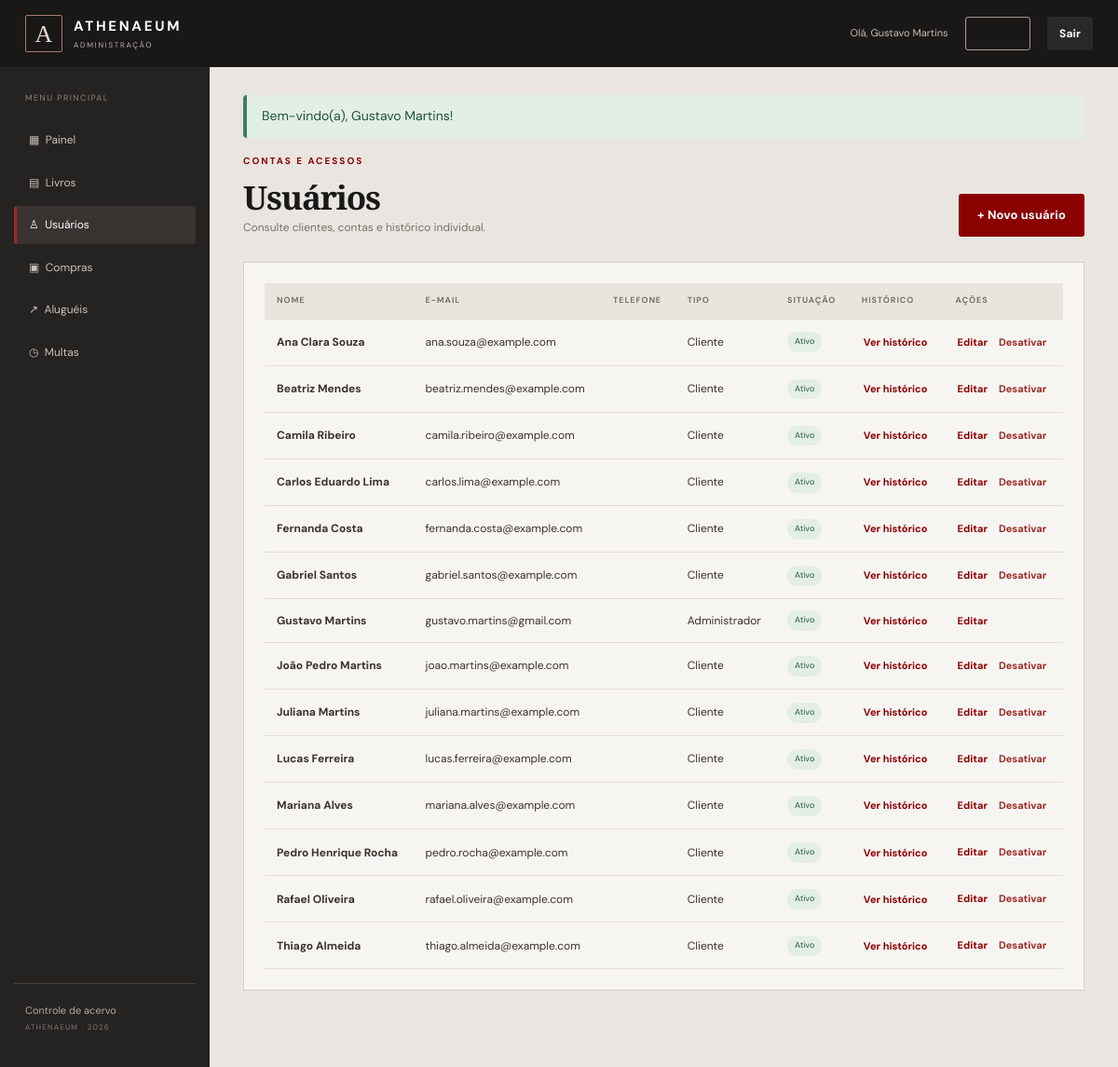
The page /admin/index.php?secao=usuarios (signed in) on the database its author committed.
### tables this page shows
CREATE TABLE usuarios (
 id INT AUTO_INCREMENT PRIMARY KEY,
 nome VARCHAR(120) NOT NULL,
 email VARCHAR(160) NOT NULL UNIQUE,
 telefone VARCHAR(30) NULL,
 senha VARCHAR(255) NOT NULL,
 tipo ENUM('admin','usuario') NOT NULL DEFAULT 'usuario',
 ativo TINYINT(1) NOT NULL DEFAULT 1,
 criado_em DATETIME NOT NULL DEFAULT CURRENT_TIMESTAMP
);

### admin/index.php (called while the page is built, shortened)
<?php
require_once __DIR__.'/core/bootstrap.php';require_admin();
$secao=(string)($_GET['secao']??'painel');$permitidas=['painel','livros','livro_form','usuarios','usuario_form','usuario_detalhes','compras','alugueis','multas'];if(!in_array($secao,$permitidas,true))$secao='painel';
$L=new Livro();$U=new Usuario();$C=new Compra();$A=new Aluguel();$M=new Multa();$pdo=db();
$livros=$L->listarTodos();$usuarios=$U->listar();$compras=$C->listar();$alugueis=$A->listar();$multas=$M->listar();
include __DIR__.'/partials/admin_header.php';
$view=__DIR__.'/views/admin/'.$secao.'.php';include $view;
include __DIR__.'/partials/admin_footer.php';

### admin/core/bootstrap.php (called while the page is built, shortened)
<?php
require_once __DIR__.'/../config/conexao.php';
require_once __DIR__.'/../dao/UsuarioDAO.php';
require_once __DIR__.'/../models/Usuario.php';
function url(string $path=''): string { return BASE_URL.'/'.ltrim($path,'/'); }
function h($v): string { return htmlspecialchars((string)$v, ENT_QUOTES, 'UTF-8'); }
function flash(string $key, ?string $message=null): ?string { if($message!==null){$_SESSION['flash'][$key]=$message;return null;} $v=$_SESSION['flash'][$key]??null; unset($_SESSION['flash'][$key]); return $v; }
function current_user(): ?array { return $_SESSION['usuario']??null; }

### admin/config/conexao.php (called while the page is built, shortened)
<?php
function db(): PDO {
    static $pdo = null;
    if ($pdo instanceof PDO) return $pdo;
    $host = '127.0.0.1'; $dbname = 'athenaeum_livraria'; $user = 'root'; $pass = '';
    try {
        $pdo = new PDO("mysql:host={$host};dbname={$dbname};charset=utf8mb4", $user, $pass, [
            PDO::ATTR_ERRMODE => PDO::ERRMODE_EXCEPTION,
            PDO::ATTR_DEFAULT_FETCH_MODE => PDO::FETCH_ASSOC,
            PDO::ATTR_EMULATE_PREPARES => false,
        ]);
        return $pdo;
    } catch (PDOException $e) {
        error_log('Falha PDO: '.$e->getMessage());
        http_response_code(500);
        exit('Não foi possível conectar ao banco Athenaeum. Confira se o MySQL está ativo e se banco.sql foi importado.');
    }
}

### admin/models/Usuario.php (called while the page is built)
<?php
class Usuario { private UsuarioDAO $dao; public function __construct(){ $this->dao=new UsuarioDAO(db()); }
 public function listar():array{return $this->dao->listar();} public function buscarPorId(int $id):?array{return $this->dao->buscarPorId($id);} public function autenticar(string $e,string $s):?array{return $this->dao->autenticar($e,$s);} public function cadastrar(array $d):int{return $this->dao->cadastrar($d);} public function editar(int $id,array $d):bool{return $this->dao->editar($id,$d);} public function deletar(int $id):bool{return $this->dao->deletar($id);} }

### admin/dao/UsuarioDAO.php (called while the page is built, shortened)
<?php
class UsuarioDAO {
 public function listar(): array { return $this->pdo->query("SELECT id,nome,email,telefone,tipo,ativo,criado_em FROM usuarios ORDER BY nome")->fetchAll(); }
}

### admin/views/admin/usuarios.php (the view)
<div class="admin-page-title"><div><span class="eyebrow">CONTAS E ACESSOS</span><h1>Usuários</h1><p>Consulte clientes, contas e histórico individual.</p></div><a class="btn btn-red" href="<?= h(url('admin/index.php?secao=usuario_form')) ?>">+ Novo usuário</a></div><div class="admin-card"><div class="table-wrap"><table><thead><tr><th>Nome</th><th>E-mail</th><th>Telefone</th><th>Tipo</th><th>Situação</th><th>Histórico</th><th>Ações</th></tr></thead><tbody><?php foreach($usuarios as $u): ?><tr><td><b><?= h($u['nome']) ?></b></td><td><?= h($u['email']) ?></td><td><?= h($u['telefone']) ?></td><td><?= $u['tipo']==='admin'?'Administrador':'Cliente' ?></td><td><span class="status <?= $u['ativo']?'ativo':'cancelado' ?>"><?= $u['ativo']?'Ativo':'Desativado' ?></span></td><td><a class="link-button" href="<?= h(url('admin/index.php?secao=usuario_detalhes&id='.(int)$u['id'])) ?>">Ver histórico</a></td><td class="actions-cell"><a class="link-button" href="<?= h(url('admin/index.php?secao=usuario_form&id='.(int)$u['id'])) ?>">Editar</a><?php if($u['tipo']!=='admin' && $u['ativo']): ?><form method="post" action="<?= h(url('admin/controllers/acao.php')) ?>" onsubmit="return confirm('Desativar esta conta?')"><?= csrf_field() ?><input type="hidden" name="acao" value="delete_user"><input type="hidden" name="id" value="<?= (int)$u['id'] ?>"><button class="link-button danger-text">Desativar</button></form><?php endif; ?></td></tr><?php endforeach; ?></tbody></table></div></div>

### admin/partials/admin_header.php
<!doctype html><html lang="pt-BR"><head><meta charset="utf-8"><meta name="viewport" content="width=device-width,initial-scale=1"><title>Painel administrativo — Athenaeum</title><link rel="stylesheet" href="<?= h(url('public/css/estilo.css')) ?>"></head><body class="admin-body"><header class="admin-top"><a class="brand" href="<?= h(url('index.php')) ?>"><span class="brand-mark">A</span><span><b>ATHENAEUM</b><small>ADMINISTRAÇÃO</small></span></a><div class="admin-top-right"><span>Olá, <?= h(current_user()['nome']) ?></span><a class="btn btn-outline btn-small" href="<?= h(url('index.php')) ?>">Ver loja</a><form method="post" action="<?= h(url('admin/controllers/acao.php')) ?>" class="inline-form"><?= csrf_field() ?><input type="hidden" name="acao" value="logout"><button class="btn btn-dark btn-small">Sair</button></form></div></header><div class="admin-layout"><aside class="admin-sidebar"><span class="sidebar-label">MENU PRINCIPAL</span><a href="<?= h(url('admin/index.php')) ?>" class="<?= $secao==='painel'?'active':'' ?>">▦ &nbsp;Painel</a><a href="<?= h(url('admin/index.php?secao=livros')) ?>" class="<?= str_starts_with($secao,'livro')?'active':'' ?>">▤ &nbsp;Livros</a><a href="<?= h(url('admin/index.php?secao=usuarios')) ?>" class="<?= str_starts_with($secao,'usuario')?'active':'' ?>">♙ &nbsp;Usuários</a><a href="<?= h(url('admin/index.php?secao=compras')) ?>" class="<?= $secao==='compras'?'active':'' ?>">▣ &nbsp;Compras</a><a href="<?= h(url('admin/index.php?secao=alugueis')) ?>" class="<?= $secao==='alugueis'?'active':'' ?>">↗ &nbsp;Aluguéis</a><a href="<?= h(url('admin/index.php?secao=multas')) ?>" class="<?= $secao==='multas'?'active':'' ?>">◷ &nbsp;Multas</a><div class="sidebar-bottom">Controle de acervo<br><small>ATHENAEUM · 2026</small></div></aside><main class="admin-main"><div class="flash-wrap"><?php if($m=flash('sucesso')): ?><div class="notice success"><?= h($m) ?></div><?php endif; ?><?php if($m=flash('erro')): ?><div class="notice error"><?= h($m) ?></div><?php endif; ?></div>

### public/css/estilo.css (style rules this page uses)
:root { --ink:#191919;--ink-2:#252525;--red:#8b0000;--red-2:#a10d12;--paper:#edeae6;--paper-2:#f7f5f2;--stone:#d8d2cb;--muted:#77716b;--line:#d7d1ca;--white:#fff;--green:#286346;--gold:#b99a67;--shadow:0 16px 45px rgba(28,22,18,.09) }
* { box-sizing:border-box }
html { scroll-behavior:smooth;scroll-padding-top:90px }
body { margin:0;background:#8b0000;color:var(--ink);font-family:'DM Sans',Arial,sans-serif;font-size:15px;line-height:1.55 }
a { color:inherit;text-decoration:none }
button,input,select,textarea { font:inherit }
button,a { transition:background .2s,color .2s,border-color .2s,transform .2s,box-shadow .2s }
button { cursor:pointer }
h1,h2,h3 { font-family:'Playfair Display',Georgia,serif;line-height:1.12;margin:0 0 12px }
h1 { font-size:clamp(2.3rem,5vw,4.4rem);letter-spacing:-.035em }
p { margin:0 0 14px }
.brand { display:flex;align-items:center;gap:12px;min-width:220px }
.brand-mark { width:40px;height:40px;border:1px solid #aa7772;color:#ead9d5;display:grid;place-items:center;font-family:'Playfair Display',serif;font-size:26px;border-radius:2px }
.brand b { display:block;font-size:15px;letter-spacing:.18em }
.brand small { display:block;font-size:8px;letter-spacing:.22em;color:#bcb6b0;margin-top:2px }
.inline-form { display:inline-flex;align-items:center;gap:8px }
.flash-wrap { padding-top:14px }
.notice { padding:12px 16px;border-radius:4px;margin:12px 0;font-size:14px }
.notice.success { background:#e3eee6;color:#1d5537;border-left:4px solid #3c805c }
.btn { border:1px solid transparent;display:inline-flex;justify-content:center;align-items:center;gap:10px;padding:12px 19px;font-size:13px;font-weight:700;letter-spacing:.01em;border-radius:3px;min-height:44px }
.btn-red { background:var(--red);color:#fff }
.btn-dark { background:#2a2928;color:#fff }
.btn-outline { border-color:#a59d95;background:transparent;color:var(--ink) }
.btn-small { min-height:34px;padding:8px 12px;font-size:12px }
.eyebrow { display:inline-block;color:var(--red);font-weight:700;font-size:10px;letter-spacing:.2em;text-transform:uppercase;margin-bottom:12px }
.table-wrap { overflow-x:auto }
table { width:100%;border-collapse:collapse;font-size:12px;text-align:left;min-width:600px }
th { font-size:9px;letter-spacing:.1em;text-transform:uppercase;color:#77716b;background:#e9e4de }
th,td { padding:12px 13px;border-bottom:1px solid #e2dcd5;vertical-align:middle }
td { color:#38332f }
.status { display:inline-block;padding:4px 8px;border-radius:30px;font-size:9px;white-space:nowrap;background:#e7e3dd;color:#554e46 }
.status.ativo,.status.concluido,.status.paga { background:#e3eee6;color:#275b3d }
.link-button { border:0;background:none;color:var(--red);font-size:11px;font-weight:700;padding:4px 2px }
.danger-text { color:#9a2b26 }
.admin-body { background:#e9e5e0;min-height:100vh }
.admin-top { height:72px;background:#191817;color:#fff;padding:0 27px;display:flex;align-items:center;justify-content:space-between;position:sticky;top:0;z-index:20 }
.admin-top .brand { min-width:0 }
.admin-top-right { display:flex;align-items:center;gap:18px;font-size:11px;color:#c6beb7 }
.admin-layout { display:grid;grid-template-columns:225px 1fr;min-height:calc(100vh - 72px) }
.admin-sidebar { background:#252321;padding:27px 15px;color:#d7d1ca;display:flex;flex-direction:column;gap:5px;position:relative }
.sidebar-label { font-size:9px;letter-spacing:.16em;color:#8b837b;padding:0 12px 12px }
.admin-sidebar>a { padding:11px 13px;border-radius:3px;font-size:12px;color:#c9c2bb;border-left:3px solid transparent }
.admin-sidebar>a:hover,.admin-sidebar>a.active { background:#393431;color:#fff;border-left-color:#9e2827 }
.sidebar-bottom { margin-top:auto;font-size:11px;color:#b6aaa0;padding:20px 12px 8px;border-top:1px solid #49443f }
.sidebar-bottom small { font-size:8px;letter-spacing:.15em;color:#807971 }
.admin-main { padding:30px clamp(18px,3vw,42px) 60px;min-width:0 }
.admin-page-title { display:flex;align-items:flex-end;justify-content:space-between;gap:20px;margin:12px 0 27px }
.admin-page-title h1 { font-size:35px;margin:0 0 4px }
.admin-page-title p { font-size:12px;color:var(--muted);margin:0 }
.admin-card { background:var(--paper-2);border:1px solid var(--line);padding:22px;margin:0 0 22px;min-width:0 }
.actions-cell { min-width:120px }
.actions-cell form { display:inline-block;margin-left:8px }
.admin-main .flash-wrap { padding-top:0 }
.admin-main .notice { margin-top:0 }

### rows shown on the page
usuarios: nome "Gustavo Martins", email "gustavo.martins@gmail.com", tipo "Administrador", ativo "Ativo"
usuarios: nome "Ana Clara Souza", email "ana.souza@example.com", tipo "Cliente", ativo "Ativo"
usuarios: nome "Beatriz Mendes", email "beatriz.mendes@example.com", tipo "Cliente", ativo "Ativo"
usuarios: nome "Camila Ribeiro", email "camila.ribeiro@example.com", tipo "Cliente", ativo "Ativo"
usuarios: nome "Carlos Eduardo Lima", email "carlos.lima@example.com", tipo "Cliente", ativo "Ativo"
usuarios: nome "Fernanda Costa", email "fernanda.costa@example.com", tipo "Cliente", ativo "Ativo"
usuarios: nome "Gabriel Santos", email "gabriel.santos@example.com", tipo "Cliente", ativo "Ativo"
usuarios: nome "João Pedro Martins", email "joao.martins@example.com", tipo "Cliente", ativo "Ativo"
usuarios: nome "Juliana Martins", email "juliana.martins@example.com", tipo "Cliente", ativo "Ativo"
usuarios: nome "Lucas Ferreira", email "lucas.ferreira@example.com", tipo "Cliente", ativo "Ativo"
usuarios: nome "Mariana Alves", email "mariana.alves@example.com", tipo "Cliente", ativo "Ativo"
usuarios: nome "Pedro Henrique Rocha", email "pedro.rocha@example.com", tipo "Cliente", ativo "Ativo"
usuarios: nome "Rafael Oliveira", email "rafael.oliveira@example.com", tipo "Cliente", ativo "Ativo"
usuarios: nome "Thiago Almeida", email "thiago.almeida@example.com", tipo "Cliente", ativo "Ativo"

### other values the page prints
$m "Bem-vindo(a), Gustavo Martins!"
